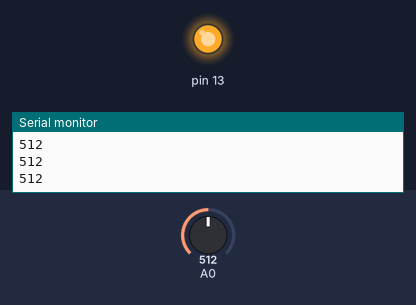
The sketch below on a simulated Arduino Uno, built with avr-gcc and run on an emulated ATmega328P. On the bench: output pins drawn as LEDs (lit = HIGH), the last lines printed to the serial monitor. The test bench sets the inputs (shaded band); at power-on: A0 = 512.

Above: at 1.2 s.
1.3 s: A0 set to 98
2.8 s: A0 set to 83
At 3.8 s:
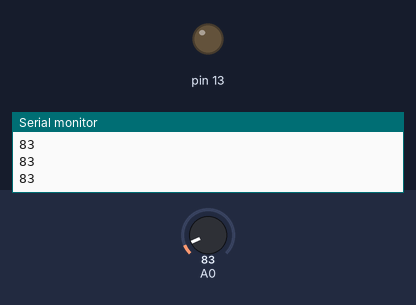
4.3 s: A0 set to 122
At 5.1 s:
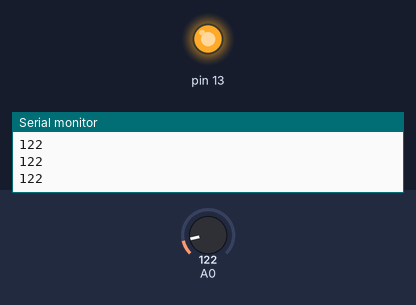
5.9 s: A0 set to 0
At 6.4 s:
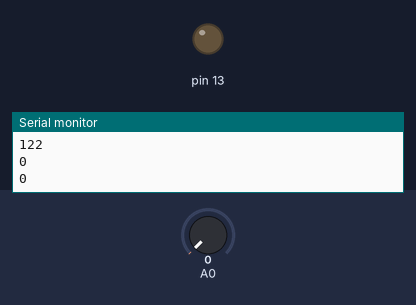
Timing chart, 0 to 8.5 s (numbered marks = the images above; inputs shaded):
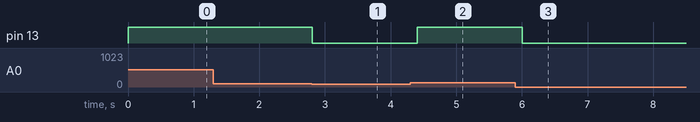

Measured:
- the behaviour switches between 91 and 90 on A0 (found by bisection; images 0 and 1)
- after the input at 2.8 s, pin 13: HIGH → LOW at once
- after the input at 4.3 s, pin 13: LOW → HIGH after 0.11 s
- after the input at 5.9 s, pin 13: HIGH → LOW after 0.11 s

The sketch:

063-isteresi.ino
```cpp
#define soglia_on 100
#define soglia_off 90

int stato = LOW;

void setup() {
  Serial.begin(9600);
  pinMode(13, OUTPUT);
}

void loop() {
  int temp = analogRead(A0);
  Serial.println(temp);
  if (temp >= soglia_on) {
    stato = HIGH;
  }
  if (temp <= soglia_off){
    stato = LOW;
  }
  digitalWrite(13, stato);
  delay(200);
}
```
